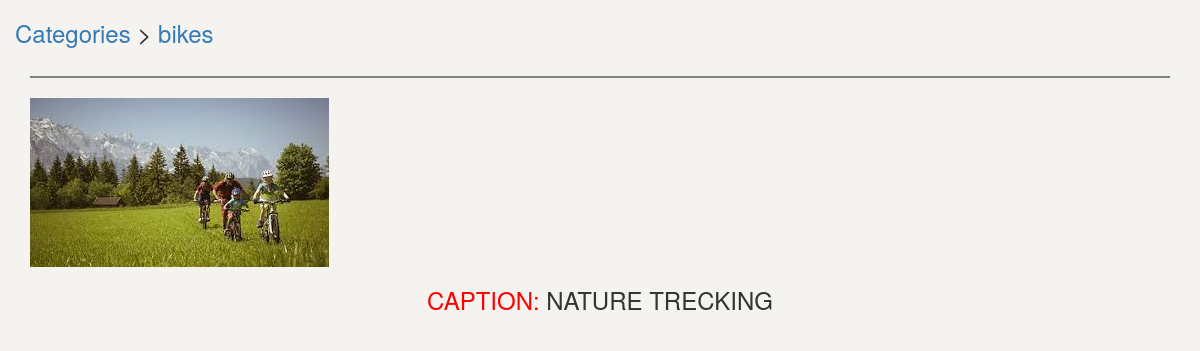
/gallery/viewgallery.php?cid=1&pid=4 (signed in), run on the app's committed database.
### tables this page shows
CREATE TABLE `gallery_category` (
  `category_id` int(11) NOT NULL AUTO_INCREMENT,
  `username` varchar(255) NOT NULL,
  `category_name` varchar(255) NOT NULL,
  PRIMARY KEY (`category_id`),
  UNIQUE KEY `username` (`username`,`category_name`)
);

CREATE TABLE `gallery_photos` (
  `photo_id` bigint(20) unsigned NOT NULL AUTO_INCREMENT,
  `photo_filename` varchar(25) DEFAULT NULL,
  `photo_caption` text,
  `photo_category` bigint(20) unsigned NOT NULL DEFAULT '0',
  PRIMARY KEY (`photo_id`),
  KEY `photo_id` (`photo_id`)
);

### gallery/config.inc.php (called while the page is built, shortened)
<?php
    $images_dir = "photos";
?>

### gallery/viewgallery.php (the view, shortened to what this page needs)
<?php
	include("config.inc.php");
	$cid = (int)($_GET['cid']);
	$pid = (int)($_GET['pid']);
	if( $pid )
	{
		$result = mysql_query( "SELECT photo_caption,photo_filename FROM gallery_photos WHERE photo_id='".addslashes($pid)."'" );
		list($photo_caption, $photo_filename) = mysql_fetch_array( $result );
		$nr = mysql_num_rows( $result );
		if( empty( $nr ) )
		{
			$result_final = "\t<tr><td>No Photo found</td></tr>\n";
		}
		else
		{
			$result = mysql_query( "SELECT category_name FROM gallery_category WHERE category_id='".addslashes($cid)."'" );
			list($category_name) = mysql_fetch_array( $result );
			$result_final .= "<div class='row'>
						<h3><a href='../admin.php'>Categories</a> &gt;
						<a href='index.php?category=$category_name'>$category_name</a></div></h3><hr>";
			$result_final .= "
					<img class='img-responsive' src='".$images_dir."/".$photo_filename."' border='0' alt='".$photo_caption."' />
					<h3 class='text-center' style='text-transform:uppercase'><span style='color:red'>caption:</span> $photo_caption</h3>";
		}
	}
echo <<<__HTML_END
<html>
<head>
	<title>Gallery View</title>
	<meta name='viewport' content='width=device-width, initial-scale=1.0'>
	<link rel='stylesheet' href='https://maxcdn.bootstrapcdn.com/bootstrap/3.3.7/css/bootstrap.min.css' >
	<link rel='stylesheet' href='../css/admin.css' >
	<link href='https://fonts.googleapis.com/css?family=Muli:400,300' rel='stylesheet' type='text/css'>
	<script src='https://ajax.googleapis.com/ajax/libs/jquery/3.1.1/jquery.min.js'></script>
	<script src='https://maxcdn.bootstrapcdn.com/bootstrap/3.3.7/js/bootstrap.min.js'></script>
</head>
<body>
	<div class='container'>
		$result_final
	</div>
</body>
</html>
__HTML_END;
?>

### css/admin.css (style rules this page uses)
body { background: #F4F3EF; }
hr { height: 2px; background-color:#808080; color:#E60211; border: 0 none; }

### data on the page
gallery_category: category_name "bikes"
gallery_photos: photo_filename (picture), photo_caption "NATURE TRECKING"
